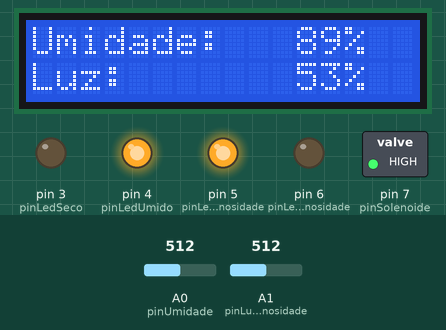
This sketch was run on a simulated Arduino Uno, built with avr-gcc and run on an emulated ATmega328P. On the bench: 16×2 character LCD, switched loads named in the sketch (green lamp = pin HIGH), output pins drawn as LEDs (lit = HIGH). The test bench sets the inputs (shaded band); at power-on: A1 (pinLuminosidade) = 512, A0 (pinUmidade) = 512.

Above: at 5.2 s.
5.3 s: A1 (pinLuminosidade) set to 405
At 7.2 s:
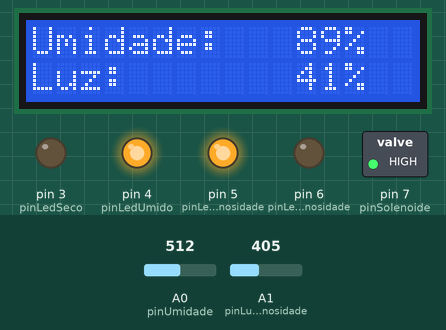
7.5 s: A1 (pinLuminosidade) set to 381
At 9.2 s:
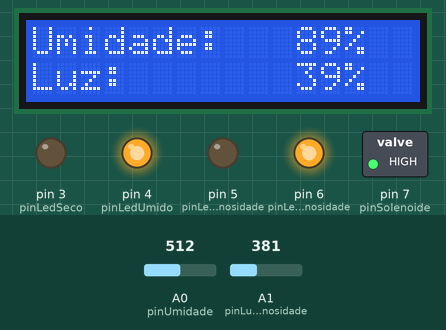
9.5 s: A0 (pinUmidade) set to 785
At 11.2 s:
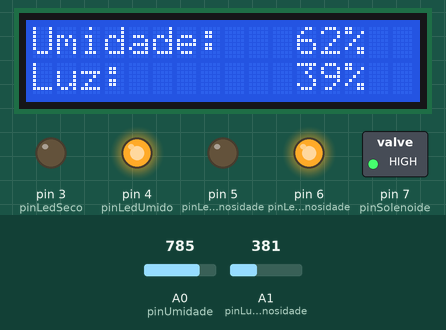
11.6 s: A0 (pinUmidade) set to 814
At 13.2 s:
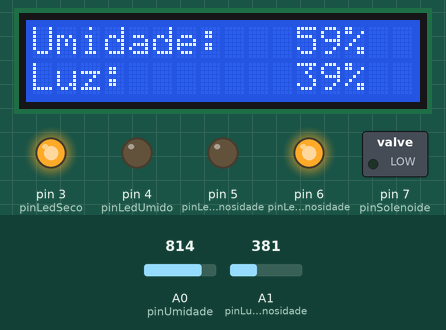
13.6 s: A1 (pinLuminosidade) set to 511
At 15.1 s:
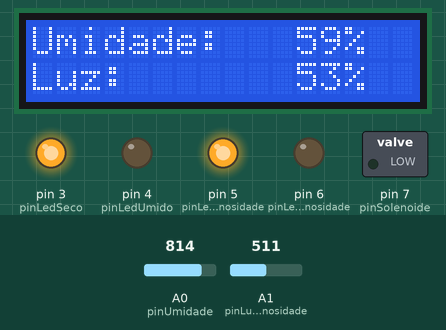
15.6 s: A0 (pinUmidade) set to 900
At 17.1 s:
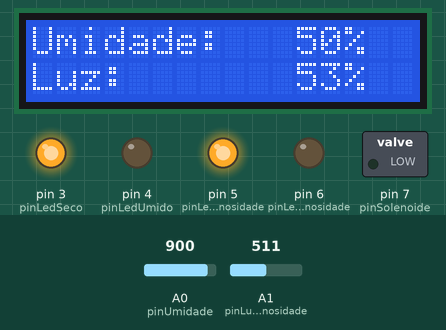
Timing chart, 0 to 18.6 s (numbered marks = the images above; inputs shaded):
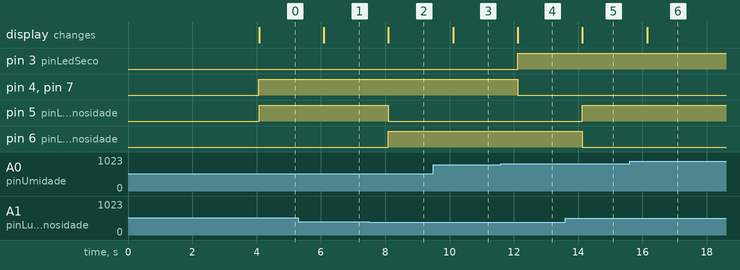

Measured:
- the behaviour switches between 397 and 396 on A1 (pinLuminosidade) (found by bisection; images 1 and 2)
- the behaviour switches between 797 and 798 on A0 (pinUmidade) (found by bisection; images 3 and 4)
- after the input at 5.3 s, the display: changes after 0.79 s (image 1)
- after the input at 7.5 s, pin 5 (pinLedLuminosidade): HIGH → LOW after 0.60 s; pin 6 (pinLedSemLuminosidade): LOW → HIGH after 0.60 s; the display: changes after 0.60 s (image 2)
- after the input at 9.5 s, the display: changes after 0.61 s (image 3)
- after the input at 11.6 s, pin 3 (pinLedSeco): LOW → HIGH after 0.52 s; pin 4 (pinLedUmido), pin 7 (pinSolenoide): HIGH → LOW after 0.52 s; the display: changes after 0.52 s (image 4)
- after the input at 13.6 s, pin 5 (pinLedLuminosidade): LOW → HIGH after 0.53 s; pin 6 (pinLedSemLuminosidade): HIGH → LOW after 0.53 s; the display: changes after 0.53 s (image 5)
- after the input at 15.6 s, the display: changes after 0.55 s (image 6)

The sketch:

regador.ino
```cpp
/*
################################################
    Projeto#01 - Regador Automático
    Autor: Equipe Automatizando
    Data: 01/04/2021
################################################
*/

//definindo portas do lcd
#include <LiquidCrystal.h>
const int rs = 13, e = 12, db4 = 11, db5 = 10, db6 = 9, db7 = 8;
LiquidCrystal lcd(rs, e, db4, db5, db6, db7);

//definindo portas analógicas
#define pinUmidade A0
#define pinLuminosidade A1

//definindo portas digitais
#define pinLedSeco 3
#define pinLedUmido 4
#define pinLedLuminosidade 5
#define pinLedSemLuminosidade 6
#define pinSolenoide 7

//definindo variáveis
int intervaloLeitura = 1000;

int valorUmidade;
float leituraUmidade;
float padraoSeco = 60;

int valorLuminosidade;
float leituraLuminosidade;
float limiarEscuro = 40;

//configurando o monitor lcd (mensagem de bem-vindo)
void lcdSetup()
{
  lcd.begin(16, 2);
  lcd.setCursor(0, 0);
  lcd.print("Bem-vindo ao A1!");
  lcd.setCursor(0, 1);
  lcd.print("Como voce esta?");
  delay(4000);
  lcd.clear();
}

//função que converte o valor lido no sensor de umidade para porcentagem
float converteUmidade()
{
  leituraUmidade = analogRead(pinUmidade);
  valorUmidade = 140 - (leituraUmidade / 1010)* 100;
  return valorUmidade;
}

//função que analisa a umidade, imprime no lcd e -de acordo- liga um LED e abre a solenoide
void condicionalUmidade()
{
  converteUmidade();

  lcd.clear();
  lcd.setCursor(0, 0);
  lcd.print("Umidade: ");
  lcd.setCursor(11, 0);
  lcd.print(valorUmidade);
  lcd.print("%");

  if (valorUmidade <= padraoSeco)
  {
    digitalWrite(pinLedSeco, HIGH);
    digitalWrite(pinLedUmido, LOW);
    digitalWrite(pinSolenoide, LOW);
  }
  else
  {
    digitalWrite(pinLedSeco, LOW);
    digitalWrite(pinLedUmido, HIGH);
    digitalWrite(pinSolenoide, HIGH);
  }
}

//função que converte o valor lido no sensor de luminosidade para porcentagem
float converteLuminosidade()
{
  leituraLuminosidade = analogRead(pinLuminosidade);
  valorLuminosidade = ((leituraLuminosidade / 901) * 100) - 3;
  return valorLuminosidade;
}

//função que analisa a umidade, imprime no lcd e -de acordo- liga um LED
void condicionalLuminosidade()
{
  converteLuminosidade();

  lcd.setCursor(0, 1);
  lcd.print("Luz: ");
  lcd.setCursor(11, 1);
  lcd.print(valorLuminosidade);
  lcd.print("%");

  if (valorLuminosidade <= limiarEscuro)
  {
    digitalWrite(pinLedLuminosidade, LOW);
    digitalWrite(pinLedSemLuminosidade, HIGH);
  }
  else
  {
    digitalWrite(pinLedLuminosidade, HIGH);
    digitalWrite(pinLedSemLuminosidade, LOW);
  }
}

//função principal do código que indica a função de cada componente
void setup()
{
  pinMode(pinSolenoide, OUTPUT);

  pinMode(pinLedSeco, OUTPUT);
  pinMode(pinLedUmido, OUTPUT);

  pinMode(pinLedLuminosidade, OUTPUT);
  pinMode(pinLedSemLuminosidade, OUTPUT);

  lcdSetup();
}

//função que se repete a cada intervalo - no caso, a cada 4s
void loop()
{
  condicionalUmidade();
  condicionalLuminosidade();
  delay(intervaloLeitura);
}
```
